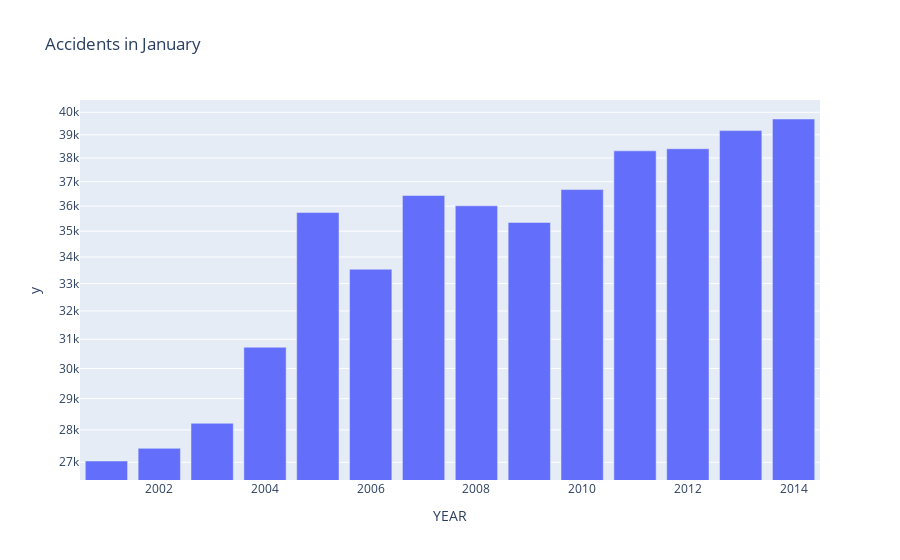

Notebook code for this chart:
### Code cell
jan = got.iloc[0,:]
feb = got.iloc[1,:]
px.bar(grouped_obj, x=grouped_obj.index, y=jan, title='Accidents in January', log_y=True)

### Figure 1 — Plotly figure (JSON) as saved in the notebook; plotly's stock layout.template omitted (floating-point values rounded to 4 significant figures)
{"data": [{"alignmentgroup": "True", "hovertemplate": "YEAR=%{x}<br>y=%{y}<extra></extra>", "legendgroup": "", "marker": {"color": "#636efa", "pattern": {"shape": ""}}, "name": "", "offsetgroup": "", "orientation": "v", "showlegend": false, "textposition": "auto", "type": "bar", "x": [2001, 2002, 2003, 2004, 2005, 2006, 2007, 2008, 2009, 2010, 2011, 2012, 2013, 2014], "xaxis": "x", "y": [27039, 27426, 28209, 30722, 35740, 33535, 36432, 36012, 35346, 36674, 38305, 38395, 39185, 39699], "yaxis": "y"}], "layout": {"barmode": "relative", "legend": {"tracegroupgap": 0}, "title": {"text": "Accidents in January"}, "xaxis": {"anchor": "y", "domain": [0, 1], "title": {"text": "YEAR"}}, "yaxis": {"anchor": "x", "domain": [0, 1], "title": {"text": "y"}, "type": "log"}}}
